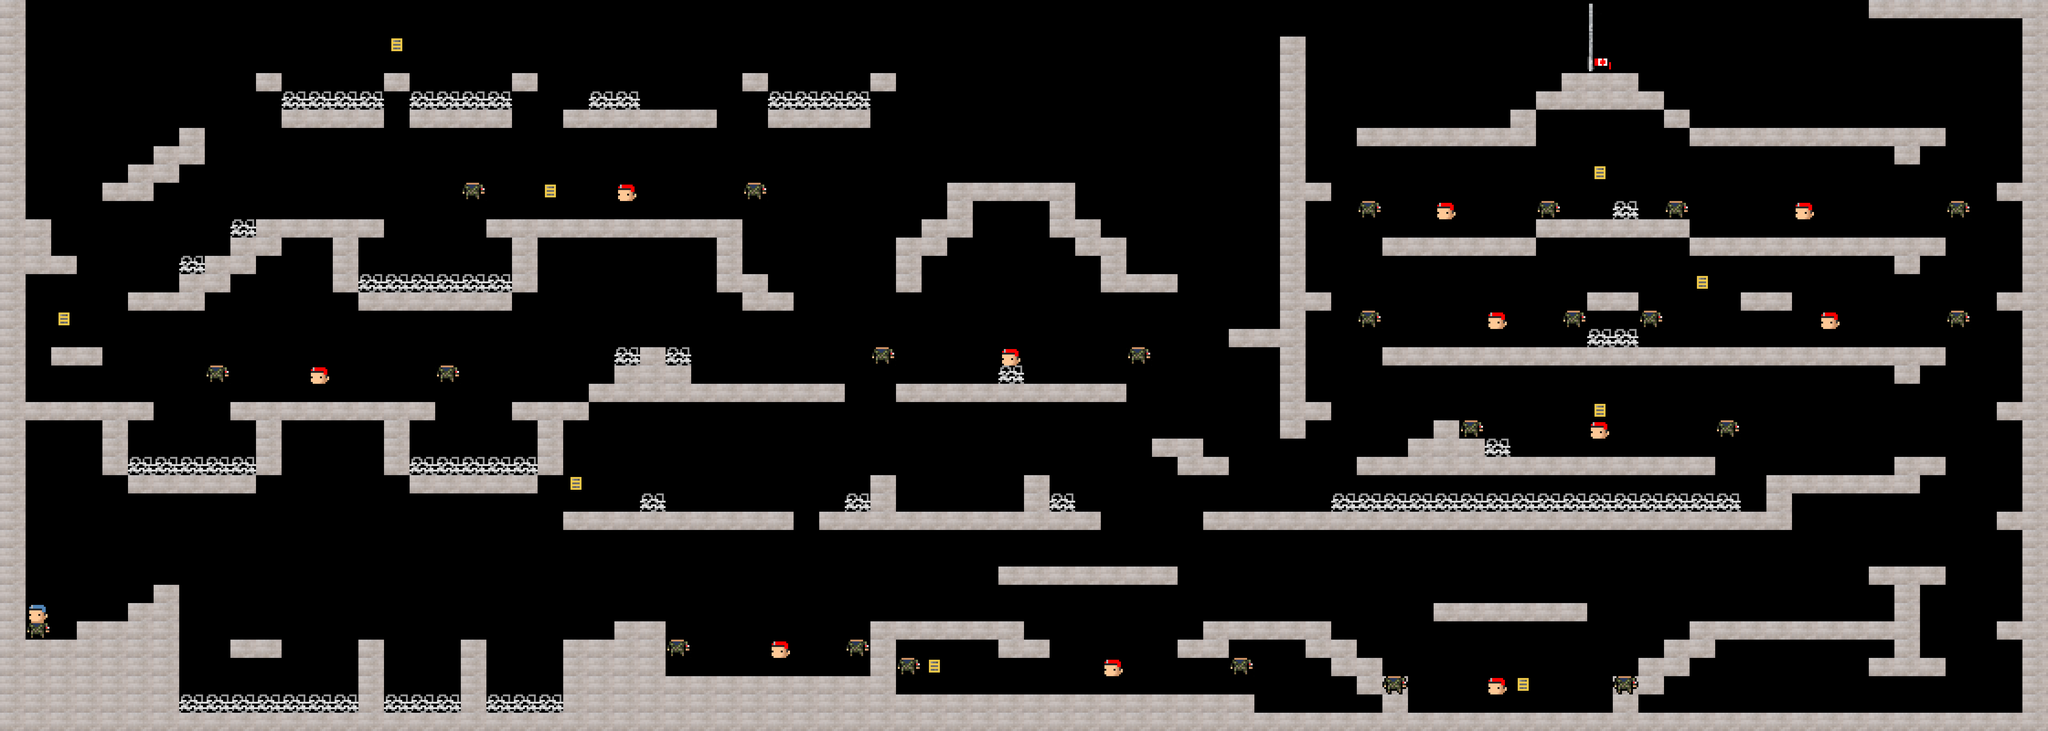

This game map was drawn from its Tiled (.tmx) file and the tilesets committed beside it. A one-line description and the trimmed map source follow:
An orthogonal 80x40 tile map with 84x60 px tiles, 8 tile layers (tiles, obstacle, indoor, enemy, ...), 11 tilesets.

<map version="1.10" tiledversion="1.10.2" orientation="orthogonal" renderorder="right-down" width="80" height="40" tilewidth="84" tileheight="60" infinite="0" nextlayerid="10" nextobjectid="1">
 <editorsettings>
  <export target="../3/Level3.csv" format="csv" />
 </editorsettings>
 <tileset firstgid="1" source="../Tilesets/Tile2.tsx" />
 <tileset firstgid="2" source="../Tilesets/Level1-4CollectiblesV2.tsx" />
 <tileset firstgid="6" source="../Tilesets/combat_elof.tsx" />
 <tileset firstgid="8" source="../Tilesets/FlagLowered.tsx" />
 <tileset firstgid="12" source="../Tilesets/Level1Floor+Collectibles.tsx" />
 <tileset firstgid="54" source="../Tilesets/Cones.tsx" />
 <tileset firstgid="55" source="../Tilesets/WetFloorSign.tsx" />
 <tileset firstgid="56" source="../Tilesets/elof.tsx" />
 <tileset firstgid="58" source="../Tilesets/wire.tsx" />
 <tileset firstgid="59" source="../Tilesets/mil_police.tsx" />
 <tileset firstgid="61" source="../Tilesets/Lvl3_Tile.tsx" />
 <layer id="1" name="tiles" width="80" height="40" locked="1">
  <data>[3200 cells, 665 non-empty, 1 distinct tile ids]</data>
 </layer>
 <layer id="6" name="obstacle" width="80" height="40" locked="1">
  <data>[3200 cells, 71 non-empty, 1 distinct tile ids]</data>
 </layer>
 <layer id="7" name="indoor" width="80" height="40" locked="1">
  <data>[3200 cells, 0 non-empty, 0 distinct tile ids]</data>
 </layer>
 <layer id="8" name="enemy" width="80" height="40" locked="1">
  <data>[3200 cells, 11 non-empty, 1 distinct tile ids]</data>
 </layer>
 <layer id="9" name="constraint" width="80" height="40" locked="1">
  <data>[3200 cells, 22 non-empty, 1 distinct tile ids]</data>
 </layer>
 <layer id="3" name="collectible" width="80" height="40" locked="1">
  <data>[3200 cells, 9 non-empty, 1 distinct tile ids]</data>
 </layer>
 <layer id="4" name="player" width="80" height="40" locked="1">
  <data>[3200 cells, 2 non-empty, 2 distinct tile ids]</data>
 </layer>
 <layer id="5" name="flag" width="80" height="40" locked="1">
  <data>[3200 cells, 4 non-empty, 4 distinct tile ids]</data>
 </layer>
</map>